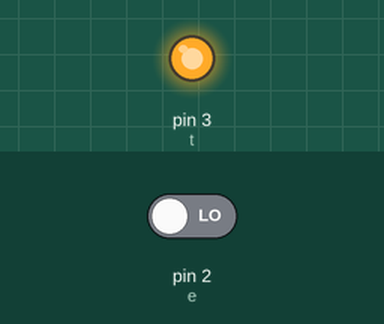
This sketch was run on a simulated Arduino Uno, built with avr-gcc and run on an emulated ATmega328P. On the bench: output pins drawn as LEDs (lit = HIGH). Inputs (shaded band) come from the test bench; at power-on: pin 2 (e) LOW. What the sketch prints to the serial monitor is not drawn.

Above: at 0.1 s.
Timing chart, 0 to 1.6 s (numbered marks = the images above):
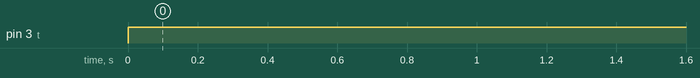

Measured:
- by itself, pin 3 (t): LOW → HIGH at 0.00 s

The sketch:

ultrasonic.ino
```cpp
int rmp = 10;
int rmn = 11;
int lmp = 5;
int lmn = 6;
int t=3,e=2;
void setup() {

pinMode(t,OUTPUT);
pinMode(e,INPUT);// put your setup code here, to run once:
Serial.begin(9600);
}

void loop() {

 digitalWrite(t,HIGH);
  delayMicroseconds(5);
  digitalWrite(t,LOW);
  delayMicroseconds(2);
  digitalWrite(t,HIGH);
  int p=pulseIn(e,HIGH);

  int q=p*0.017;
  Serial.println(q);

    if(q>10)
    {  digitalWrite(rmp, HIGH);

    digitalWrite(rmn, LOW);
    digitalWrite(lmp, LOW);
    digitalWrite(lmn, HIGH);
  }

    else
    {digitalWrite(rmp, LOW);
    digitalWrite(rmn, HIGH);
    digitalWrite(lmp, HIGH);
    digitalWrite(lmn, LOW);
    delay(1000);
    digitalWrite(rmp, HIGH);
    digitalWrite(rmn, LOW);
    digitalWrite(lmp, HIGH);
    digitalWrite(lmn, LOW);
delay(1500);}


  ;

  // put your main code here, to run repeatedly:

}
```
